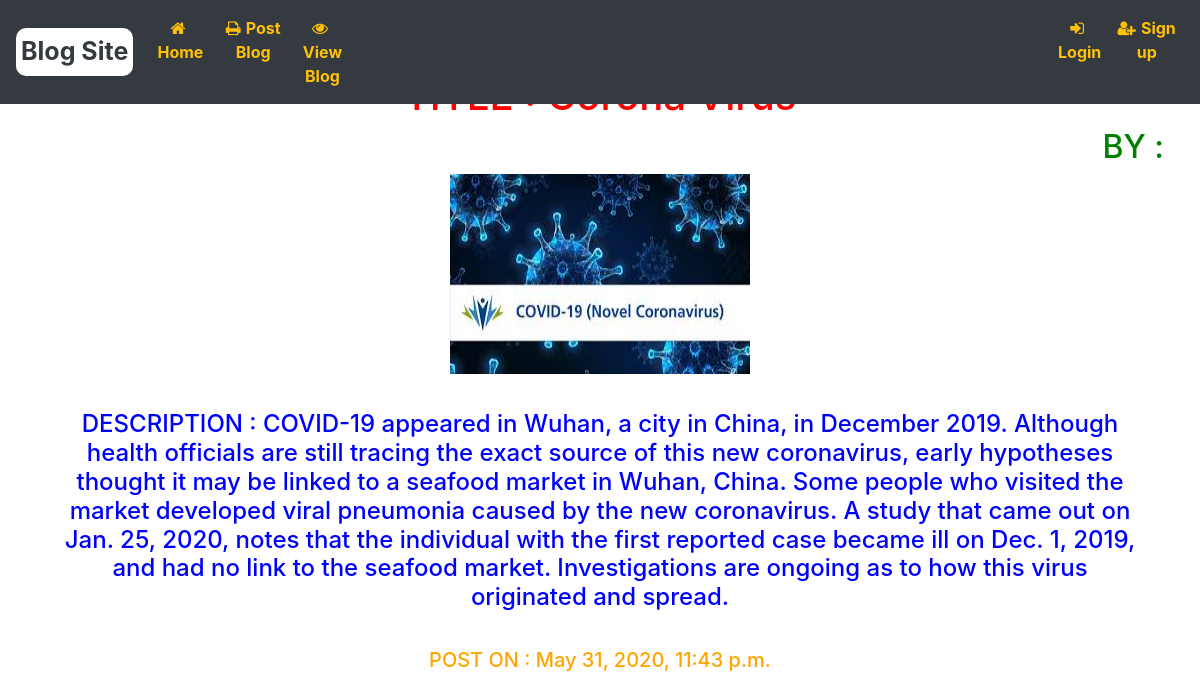
The page /Detail/13 on the database its author committed.
### Blog_Application/models.py (models this page shows)
class Post_blog_form(models.Model):
    Title = models.CharField(max_length=200)
    Description = models.TextField()
    Pic = models.FileField(upload_to='images/')
    Author = models.CharField(max_length=50)
    Date_time = models.DateTimeField(default=datetime.now)

### Blog_Application/views.py (the view)
# urls.py: path('Detail/<pk>',views.DetailViewBlog.as_view()),
class DetailViewBlog(DetailView):
    model = Post_blog_form

### templates/Blog_Application/post_blog_form_detail.html (shortened to what this page needs)
{% extends 'Blog_Application/base.html' %}
{% load static%}
{% block parentblock %}
{% if post_blog_form %}
<h1 id="ab">TITLE : {{post_blog_form.Title}}</h1>
<h2>BY : {{post_blog_form.Author}}</h2>
<img src="{{post_blog_form.Pic.url}}" height="100px" width="150px" alt="Blog Image">
<h4>DESCRIPTION : {{post_blog_form.Description}}</h4>
<h5>POST ON : {{post_blog_form.Date_time}}</h5>
{%endif%}
{%endblock%}

### templates/Blog_Application/post_blog_form_detail.html (style rules this page uses)
#ab { margin-top:6%; text-align: center; color: red; }
h2 { text-align:right; color:green; margin-right:3%; }
img { display:block; margin-left: auto; margin-right: auto; width:300px; height:200px; }
h4 { margin-top: 3%; margin-left: 5%; margin-right: 5%; color: blue; text-align:center; }
h5 { text-align: center; margin-top:3%; color: orange; }

### rows shown on the page
Post_blog_form: Pic (picture), Description "COVID-19 appeared in Wuhan, a city in China, in December 2019. Although health officials are still tracing the exact source of this new coronavirus, early hypotheses thought it may be linked to a seafood market in Wuhan, China. Some people who visited the market developed viral pneumonia caused by the new coronavirus. A study that came out on Jan. 25, 2020, notes that the individual with the first reported case became ill on Dec. 1, 2019, and had no link to the seafood market. Investigations are ongoing as to how this virus originated and spread.", Date_time "May 31, 2020, 11:43 p.m."
